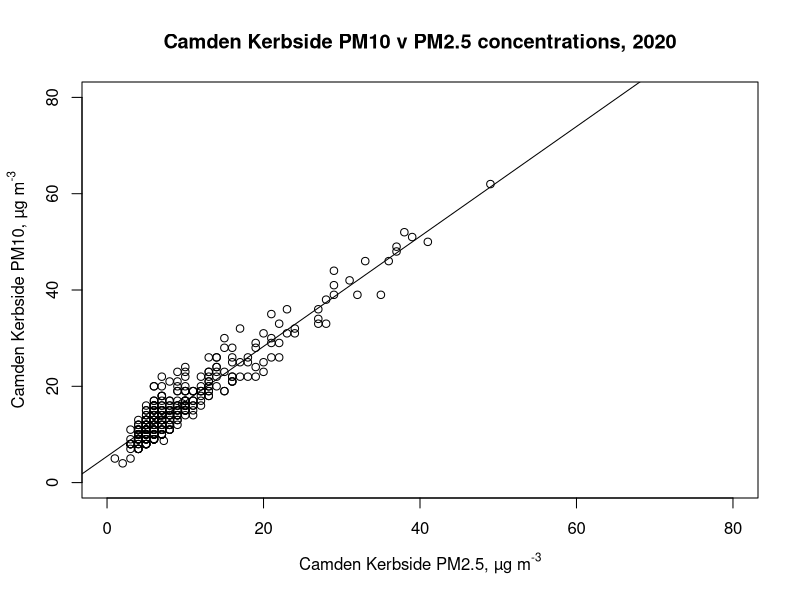
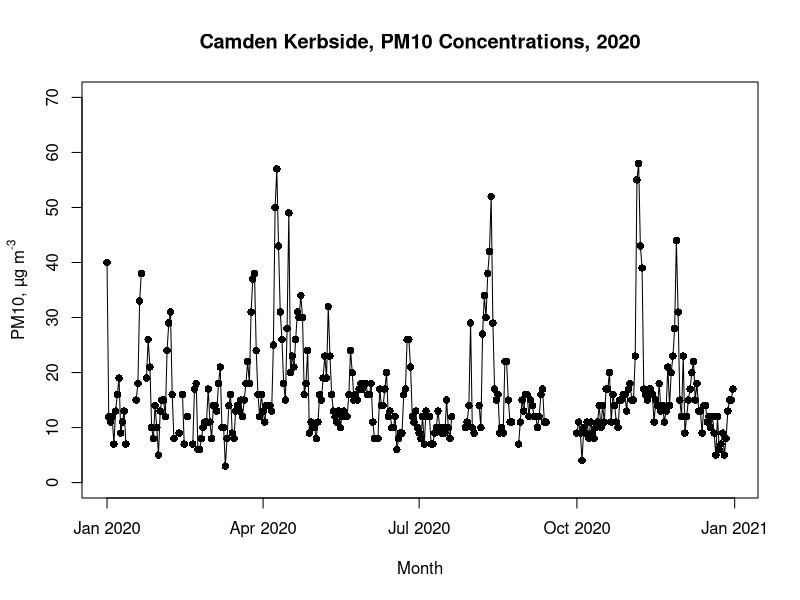
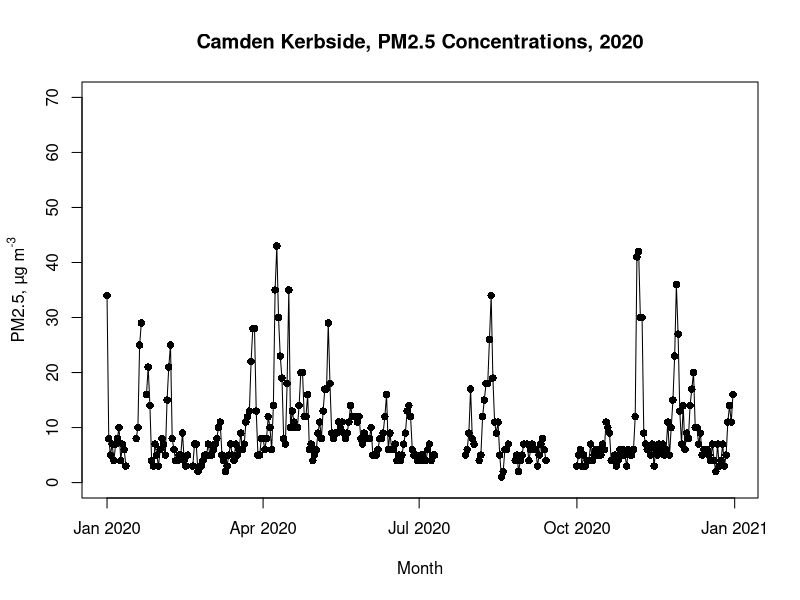

Here is the R script that generated these plots, in order:
#2025 Air quality practical R code
#Change the working directory to desktop
setwd("~/Desktop")
CAM <- read.csv("AirQualityData2.csv",skip=4)
View(CAM)
summary(CAM)

#Mean and standard deviation for the four quarters (adapted for 2020 as leap year) 
mean(CAM$PM10.particulate.matter..Hourly.measured.[1:91], na.rm=TRUE)
mean(CAM$PM10.particulate.matter..Hourly.measured.[92:182], na.rm=TRUE)
mean(CAM$PM10.particulate.matter..Hourly.measured.[183:274], na.rm=TRUE)
mean(CAM$PM10.particulate.matter..Hourly.measured.[275:366], na.rm=TRUE)
sd(CAM$PM10.particulate.matter..Hourly.measured.[1:91], na.rm=TRUE)
sd(CAM$PM10.particulate.matter..Hourly.measured.[92:182], na.rm=TRUE)
sd(CAM$PM10.particulate.matter..Hourly.measured.[183:274], na.rm=TRUE)
sd(CAM$PM10.particulate.matter..Hourly.measured.[275:366], na.rm=TRUE)

mean(CAM$PM10.particulate.matter..Hourly.measured..1[1:91], na.rm=TRUE)
mean(CAM$PM10.particulate.matter..Hourly.measured..1[92:182], na.rm=TRUE)
mean(CAM$PM10.particulate.matter..Hourly.measured..1[183:274], na.rm=TRUE)
mean(CAM$PM10.particulate.matter..Hourly.measured..1[275:366], na.rm=TRUE)
sd(CAM$PM10.particulate.matter..Hourly.measured..1[1:91], na.rm=TRUE)
sd(CAM$PM10.particulate.matter..Hourly.measured..1[92:182], na.rm=TRUE)
sd(CAM$PM10.particulate.matter..Hourly.measured..1[183:274], na.rm=TRUE)
sd(CAM$PM10.particulate.matter..Hourly.measured..1[275:366], na.rm=TRUE)

mean(CAM$PM2.5.particulate.matter..Hourly.measured.[1:91], na.rm=TRUE)
mean(CAM$PM2.5.particulate.matter..Hourly.measured.[92:182], na.rm=TRUE)
mean(CAM$PM2.5.particulate.matter..Hourly.measured.[183:274], na.rm=TRUE)
mean(CAM$PM2.5.particulate.matter..Hourly.measured.[275:366], na.rm=TRUE)
sd(CAM$PM2.5.particulate.matter..Hourly.measured.[1:91], na.rm=TRUE)
sd(CAM$PM2.5.particulate.matter..Hourly.measured.[92:182], na.rm=TRUE)
sd(CAM$PM2.5.particulate.matter..Hourly.measured.[183:274], na.rm=TRUE)
sd(CAM$PM2.5.particulate.matter..Hourly.measured.[275:366], na.rm=TRUE)

mean(CAM$PM2.5.particulate.matter..Hourly.measured..1[1:91], na.rm=TRUE)
mean(CAM$PM2.5.particulate.matter..Hourly.measured..1[92:182], na.rm=TRUE)
mean(CAM$PM2.5.particulate.matter..Hourly.measured..1[183:274], na.rm=TRUE)
mean(CAM$PM2.5.particulate.matter..Hourly.measured..1[275:366], na.rm=TRUE)
sd(CAM$PM2.5.particulate.matter..Hourly.measured..1[1:91], na.rm=TRUE)
sd(CAM$PM2.5.particulate.matter..Hourly.measured..1[92:182], na.rm=TRUE)
sd(CAM$PM2.5.particulate.matter..Hourly.measured..1[183:274], na.rm=TRUE)
sd(CAM$PM2.5.particulate.matter..Hourly.measured..1[275:366], na.rm=TRUE)

mean(CAM$PM10.particulate.matter..Hourly.measured., na.rm=TRUE)
sd(CAM$PM10.particulate.matter..Hourly.measured., na.rm=TRUE)

mean(CAM$PM10.particulate.matter..Hourly.measured..1, na.rm=TRUE)
sd(CAM$PM10.particulate.matter..Hourly.measured..1, na.rm=TRUE)
mean(CAM$PM2.5.particulate.matter..Hourly.measured., na.rm=TRUE)
sd(CAM$PM2.5.particulate.matter..Hourly.measured., na.rm=TRUE)

mean(CAM$PM2.5.particulate.matter..Hourly.measured..1, na.rm=TRUE)
sd(CAM$PM2.5.particulate.matter..Hourly.measured..1, na.rm=TRUE)

#Scatterplot
fit1<- lm(CAM$PM10.particulate.matter..Hourly.measured. ~ CAM$PM2.5.particulate.matter..Hourly.measured., data=CAM)
ylab.text = expression(paste("Camden Kerbside PM10, µg m"^"-3"))
xlab.text = expression(paste("Camden Kerbside PM2.5, µg m"^"-3"))
plot(CAM$PM10.particulate.matter..Hourly.measured. ~ CAM$PM2.5.particulate.matter..Hourly.measured.,
     main="Camden Kerbside PM10 v PM2.5 concentrations, 2020", ylab="", 
     xlab=xlab.text,
     ylim=c(0,80),
     xlim=c(0,80))+abline(fit1)
integer(0)
mtext(ylab.text,side=2, line =2.5)

#This script provides the coefficients for the regression equation √
coefficients(fit1)

#Simple correlation of values for Camden Kerbside and London Bloomsbury (NB need add method = pearson  and some other details, but default = Pearson) √
cor.test(CAM$PM10.particulate.matter..Hourly.measured.,CAM$PM2.5.particulate.matter..Hourly.measured.)

#Time series plots for Camden Kerbside
#Plots a time series of PM10, versus, date, and joins the coordinates. 
ylab.text = expression('PM10, µg m'^"-3")
plot(CAM$PM10.particulate.matter..Hourly.measured..1 ~as.Date (CAM$Date, "%d/%m/%y"), 
     , pch=16,cex=1, lty=1, lwd="2", xlab="Month", ylab="", ylim=c(0,70), 
     main="Camden Kerbside, PM10 Concentrations, 2020")
lines(CAM$PM10.particulate.matter..Hourly.measured..1~as.Date(CAM$Date, "%d/%m/%y"),pch=16,cex=1)
mtext(ylab.text,side=2, line =2.5)

#Plots a time series of PM2.5, versus, date, and joins the coordinates. 

ylab.text = expression('PM2.5, µg m'^"-3")
plot(CAM$PM2.5.particulate.matter..Hourly.measured..1 ~as.Date (CAM$Date, "%d/%m/%y"), 
     , pch=16,cex=1, lty=1, lwd="2", xlab="Month", ylab="", ylim=c(0,70), 
     main="Camden Kerbside, PM2.5 Concentrations, 2020")
lines(CAM$PM2.5.particulate.matter..Hourly.measured..1~as.Date(CAM$Date, "%d/%m/%y"),pch=16,cex=1)
mtext(ylab.text,side=2, line =2.5)

